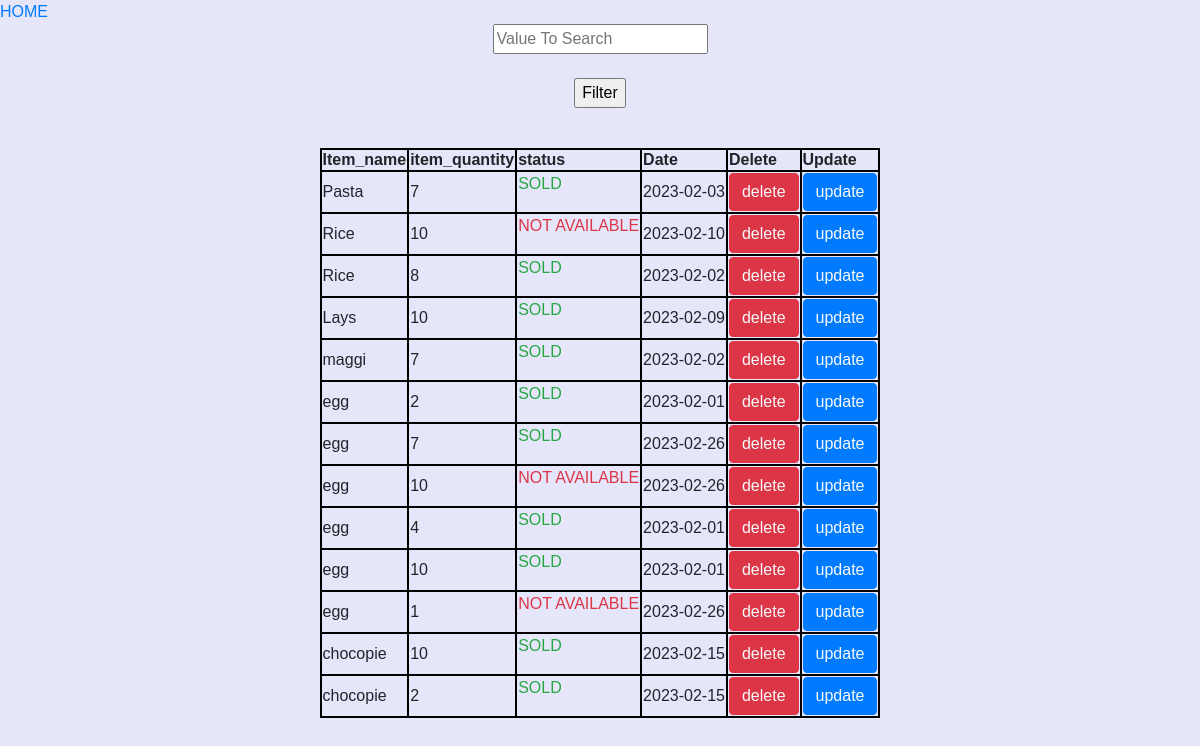
Page /table.php on the committed database.
### tables this page shows
CREATE TABLE `grocerytb` (
  `id` int(10) NOT NULL,
  `Item_name` varchar(30) NOT NULL,
  `Item_Quantity` int(100) NOT NULL,
  `Item_status` varchar(20) NOT NULL,
  `Date` date NOT NULL
);

### table.php (the view, shortened to what this page needs)
           <a href="index.php">HOME</a>
<!DOCTYPE html>
<html lang="en">
<head>
</head>
<body>
	<form  class="background" align= 'center' action="table.php" method="post">
            <input type="text"  class="ip" name="valueToSearch" placeholder="Value To Search"><br><br>
            <input class="button" type="submit" name="search" value="Filter"><br><br>
    </form>
</body>
</html>
<?php
if(isset($_POST['search']))
{
    $valueToSearch = $_POST['valueToSearch'];
    $query = "SELECT * FROM grocerytb WHERE CONCAT(item_name, item_quantity, item_status, date) LIKE '%".$valueToSearch."%' ";
    $search_result = filterTable($query);}
 else {
    $query = "SELECT * FROM grocerytb";
    $search_result = filterTable($query);}
function filterTable($query)
{
    $connect = mysqli_connect("localhost", "root", "", "grocerydb");
    $filter_Result = mysqli_query($connect, $query);
    return $filter_Result;
}
?>
<!DOCTYPE html>
<html>
   <head>
<link rel="stylesheet" href=
"https://maxcdn.bootstrapcdn.com/bootstrap/4.4.1/css/bootstrap.min.css">
<link rel="stylesheet" href="style.css">
</head>
    <body>
        <center>
       <table>
                <tr>
                <th>Item_name</th>
                <th>item_quantity</th>
                <th>status</th>
                <th>Date</th>
                <th>Delete</th>
                <th>Update</th>
                </tr>
                <?php while($rows = mysqli_fetch_array($search_result)):?>
                <tr>
                    <td><?php echo $rows['Item_name'];?></td>
                <td><?php echo $rows['Item_Quantity'];?></td>
                <td>
                        <?php
						if($rows['Item_status'] == 1) {
						?>
						<p class="text-success">SOLD</p>
						<?php } else { ?>
						<p class="text-danger">NOT AVAILABLE</p>
						<?php } ?>
                        </td>
                <td><?php echo $rows['Date'];?></td>
                <td><button class="btn btn-danger"><a href="delete.php?id=<?php echo $rows['id']; ?>"class="text-light">delete</a></button></td>
                <td><button class="btn btn-primary"><a href="update.php?id=<?php echo $rows['id']; ?>"class="text-light">update </a></button> </td>
                </tr>
                <?php endwhile;?>
            </table>
        </center>
    </body>
</html>

### style.css (style rules this page uses)
body { font-family: 'Poppins', sans-serif; font-weight: 300; background-color: lavender; }

### table.php (style rules this page uses)
table, th, td { border: 2px solid black; }

### rows in the picture
grocerytb: Item_name "Pasta", Item_Quantity "7", Item_status "SOLD", Date "2023-02-03"
grocerytb: Item_name "Rice", Item_Quantity "10", Item_status "NOT AVAILABLE", Date "2023-02-10"
grocerytb: Item_name "Rice", Item_Quantity "8", Item_status "SOLD", Date "2023-02-02"
grocerytb: Item_name "Lays", Item_Quantity "10", Item_status "SOLD", Date "2023-02-09"
grocerytb: Item_name "maggi", Item_Quantity "7", Item_status "SOLD", Date "2023-02-02"
grocerytb: Item_name "egg", Item_Quantity "2", Item_status "SOLD", Date "2023-02-01"
grocerytb: Item_name "egg", Item_Quantity "7", Item_status "SOLD", Date "2023-02-26"
grocerytb: Item_name "egg", Item_Quantity "10", Item_status "NOT AVAILABLE", Date "2023-02-26"
grocerytb: Item_name "egg", Item_Quantity "4", Item_status "SOLD", Date "2023-02-01"
grocerytb: Item_name "egg", Item_Quantity "10", Item_status "SOLD", Date "2023-02-01"
grocerytb: Item_name "egg", Item_Quantity "1", Item_status "NOT AVAILABLE", Date "2023-02-26"
grocerytb: Item_name "chocopie", Item_Quantity "10", Item_status "SOLD", Date "2023-02-15"
grocerytb: Item_name "chocopie", Item_Quantity "2", Item_status "SOLD", Date "2023-02-15"
